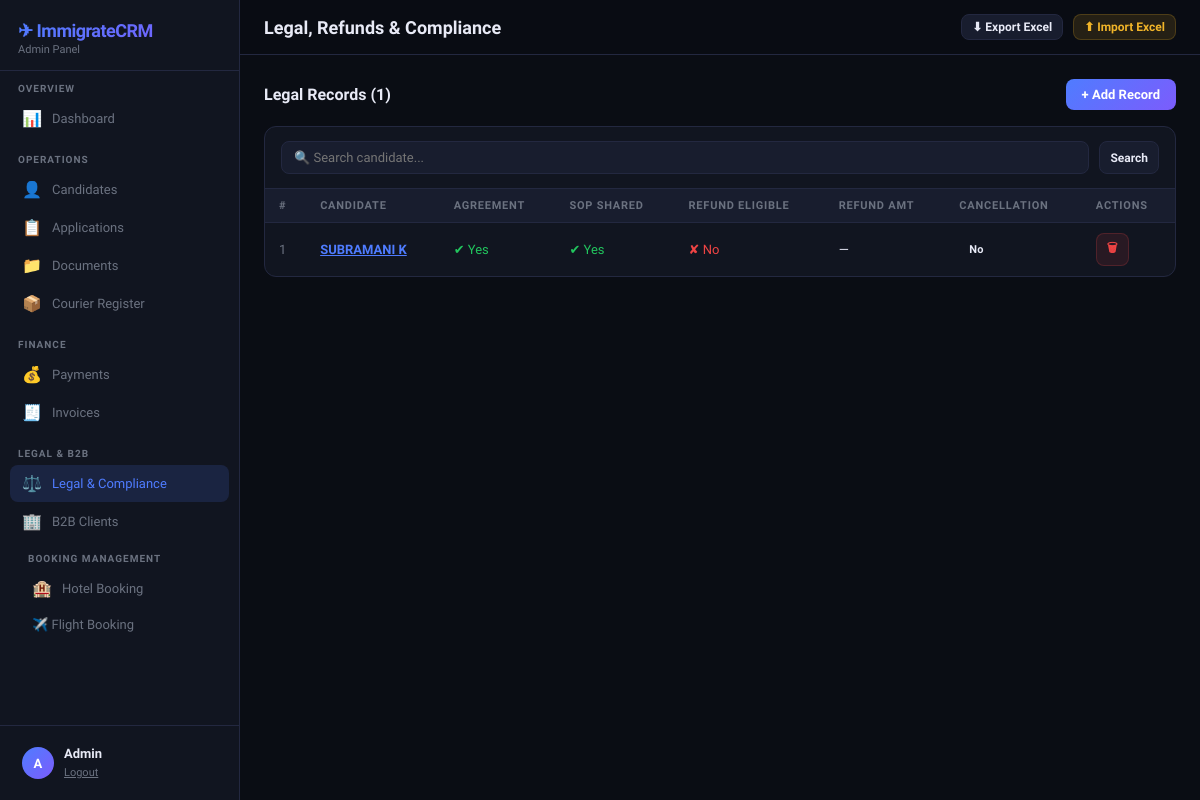
The page /legal/ (signed in) on the database its author committed.
### crm/models.py (models this page shows, shortened)
class LegalRecord(models.Model):
    CANCELLATION_CHOICES = [('No','No'),('Pending','Pending'),('Approved','Approved')]
    candidate = models.ForeignKey(Candidate, on_delete=models.CASCADE, related_name='legal_records')
    agreement_signed = models.BooleanField(default=False)
    sop_shared = models.BooleanField(default=False)
    terms_accepted = models.BooleanField(default=False)
    refund_eligible = models.BooleanField(default=False)
    refund_amount = models.DecimalField(max_digits=12, decimal_places=2, default=0)
    refund_date = models.DateField(null=True, blank=True)
    cancellation_status = models.CharField(max_length=20, choices=CANCELLATION_CHOICES, default='No')
    notes = models.TextField(blank=True)
    created_at = models.DateTimeField(auto_now_add=True)
    class Meta:
        ordering = ['-created_at']

class Candidate(models.Model):
    CANDIDATE_TYPE = [('New','New'),('Renewal','Renewal'),('Repeat','Repeat')]
    STATUS_CHOICES = [
        ('New','New'),('Documents Pending','Documents Pending'),
        ('Processing','Processing'),('Visa Applied','Visa Applied'),
        ('Approved','Approved'),('Ticket Booked','Ticket Booked'),
        ('Boarded','Boarded'),('Cancelled','Cancelled'),('Refunded','Refunded'),
    ]
    MEDICAL_CHOICES = [('Pending','Pending'),('Fit','Fit'),('Unfit','Unfit'),
                       ('Awaiting Report','Awaiting Report'),('Done','Done')]
    VISA_CHOICES = [('Not Applied','Not Applied'),('Applied','Applied'),
                    ('Approved','Approved'),('Rejected','Rejected'),('On Hold','On Hold')]
    TICKET_CHOICES = [('Not Booked','Not Booked'),('Booked','Booked'),
                      ('Confirmed','Confirmed'),('Cancelled','Cancelled')]
    RESUME_CHOICES = [('Not Received','Not Received'),('Received','Received'),('Uploaded','Uploaded')]
    PASSPORT_COPY_CHOICES = [('Not Received','Not Received'),('Soft Copy','Soft Copy'),
                             ('Original','Original'),('Both','Both')]
    OFFER_LETTER_CHOICES = [('Not Received','Not Received'),('Received','Received'),
                            ('Signed','Signed'),('Sent to Candidate','Sent to Candidate')]
    name = models.CharField(max_length=200)
    phone = models.CharField(max_length=20)
    passport_number = models.CharField(max_length=50, blank=True)
    country = models.CharField(max_length=100, blank=True)
    position = models.CharField(max_length=200, blank=True)
    experience = models.CharField(max_length=100, blank=True)
    status = models.CharField(max_length=30, choices=STATUS_CHOICES, default='New')
    medical_status = models.CharField(max_length=30, choices=MEDICAL_CHOICES, default='Pending')
    visa_status = models.CharField(max_length=30, choices=VISA_CHOICES, default='Not Applied')
    ticket_status = models.CharField(max_length=30, choices=TICKET_CHOICES, default='Not Booked')
    payment = models.DecimalField(max_digits=12, decimal_places=2, default=0)
    resume_status = models.CharField(max_length=30, choices=RESUME_CHOICES, default='Not Received')
    resume_file = models.FileField(upload_to='resumes/', blank=True, null=True)
    passport_copy_status = models.CharField(max_length=30, choices=PASSPORT_COPY_CHOICES, default='Not Received')
    passport_copy_file = models.FileField(upload_to='passports/', blank=True, null=True)
    offer_letter_status = models.CharField(max_length=30, choices=OFFER_LETTER_CHOICES, default='Not Received')
    offer_letter_file = models.FileField(upload_to='offer_letters/', blank=True, null=True)
    travel_date = models.DateField(null=True, blank=True)
    reference = models.CharField(max_length=200, blank=True)
    remarks = models.TextField(blank=True)
    followup_date = models.DateField(null=True, blank=True)
    staff_name = models.CharField(max_length=100, blank=True)
    registration_date = models.DateField(null=True, blank=True)
    candidate_type = models.CharField(max_length=20, choices=CANDIDATE_TYPE, default='New')
    created_at = models.DateTimeField(auto_now_add=True)
    updated_at = models.DateTimeField(auto_now=True)
    class Meta:
        ordering = ['-created_at']

### crm/views.py (the view)
# urls.py: path('legal/', views.legal, name='legal'),
@login_required
def legal(request):
    q = request.GET.get('q','')
    qs = LegalRecord.objects.select_related('candidate').all()
    if q:
        qs = qs.filter(candidate__name__icontains=q)
    form = LegalForm()
    return render(request, 'crm/legal.html', {'records': qs, 'form': form, 'q': q, 'page': 'legal'})

### crm/forms.py
class LegalForm(forms.ModelForm):
    class Meta:
        model = LegalRecord
        fields = ['candidate','agreement_signed','sop_shared','terms_accepted','refund_eligible','refund_amount','refund_date','cancellation_status','notes']
        widgets = {
            'refund_date': forms.DateInput(attrs={'type':'date'}),
            'notes': forms.Textarea(attrs={'rows':2}),
        }
    def __init__(self, *args, **kwargs):
        super().__init__(*args, **kwargs)
        for field in self.fields.values():
            field.required = False
        self.fields['candidate'].required = True

### crm/templates/crm/legal.html (shortened to what this page needs)
{% extends 'crm/base.html' %}
{% block page_title %}Legal, Refunds & Compliance{% endblock %}
{% block content %}
<div class="section-header">
  <div class="section-title">Legal Records ({{ records|length }})</div>
  <button class="btn btn-primary" onclick="document.getElementById('addLegalModal').style.display='flex'">+ Add Record</button>
</div>
<div class="table-card">
  <div class="table-toolbar">
    <form method="get" style="display:flex;gap:10px;flex:1;">
      <input class="search-input" name="q" value="{{ q }}" placeholder="🔍 Search candidate...">
      <button type="submit" class="btn btn-secondary btn-sm">Search</button>
    </form>
  </div>
  <div class="table-responsive">
    <table>
      <thead>
        <tr><th>#</th><th>Candidate</th><th>Agreement</th><th>SOP Shared</th><th>Refund Eligible</th><th>Refund Amt</th><th>Cancellation</th><th>Actions</th></tr>
      </thead>
      <tbody>
        {% for r in records %}
        <tr>
          <td class="text-muted">{{ forloop.counter }}</td>
          <td><a href="{% url 'candidate_view' r.candidate.pk %}" style="color:var(--accent);font-weight:600;">{{ r.candidate.name }}</a></td>
          <td>{% if r.agreement_signed %}<span class="yes-badge">✔ Yes</span>{% else %}<span class="no-badge">✘ No</span>{% endif %}</td>
          <td>{% if r.sop_shared %}<span class="yes-badge">✔ Yes</span>{% else %}<span class="no-badge">✘ No</span>{% endif %}</td>
          <td>{% if r.refund_eligible %}<span class="yes-badge">✔ Yes</span>{% else %}<span class="no-badge">✘ No</span>{% endif %}</td>
          <td>{% if r.refund_amount %}₹{{ r.refund_amount|floatformat:0 }}{% else %}—{% endif %}</td>
          <td><span class="badge badge-{{ r.cancellation_status|lower }}">{{ r.cancellation_status }}</span></td>
          <td><a href="{% url 'legal_delete' r.pk %}" class="btn btn-danger btn-sm"
               onclick="return confirm('Delete?')">🗑</a></td>
        </tr>
        {% empty %}
        <tr><td colspan="8"><div class="empty-state"><div class="empty-icon">⚖️</div><p>No legal records yet.</p></div></td></tr>
        {% endfor %}
      </tbody>
    </table>
  </div>
</div>
{% endblock %}

### crm/templates/crm/base.html (shortened to what this page needs)
{% load static %}
<!DOCTYPE html>
<html lang="en">
<head>
<link rel="stylesheet" href="{% static 'crm/css/style.css' %}">
</head>
<body>
<div class="app-shell">
  <div class="sidebar">
    <div class="sidebar-header">
      <div class="sidebar-brand">✈ ImmigrateCRM</div>
      <div class="sidebar-role">{{ request.user.username|title }} Panel</div>
    </div>
    <div class="nav-section">
      <div class="nav-label">Overview</div>
      <a href="{% url 'dashboard' %}" class="nav-item {% if page == 'dashboard' %}active{% endif %}">
        <span class="nav-icon">📊</span>Dashboard
      </a>
    </div>
    <div class="nav-section">
      <div class="nav-label">Operations</div>
      <a href="{% url 'candidates' %}" class="nav-item {% if page == 'candidates' %}active{% endif %}">
        <span class="nav-icon">👤</span>Candidates
      </a>
      <a href="{% url 'applications' %}" class="nav-item {% if page == 'applications' %}active{% endif %}">
        <span class="nav-icon">📋</span>Applications
      </a>
      <a href="{% url 'documents' %}" class="nav-item {% if page == 'documents' %}active{% endif %}">
        <span class="nav-icon">📁</span>Documents
      </a>
      <a href="{% url 'courier' %}" class="nav-item {% if page == 'courier' %}active{% endif %}">
        <span class="nav-icon">📦</span>Courier Register
      </a>
    </div>
    <div class="nav-section">
      <div class="nav-label">Finance</div>
      <a href="{% url 'payments' %}" class="nav-item {% if page == 'payments' %}active{% endif %}">
        <span class="nav-icon">💰</span>Payments
      </a>
      <a href="{% url 'invoices' %}" class="nav-item {% if page == 'invoices' %}active{% endif %}">
        <span class="nav-icon">🧾</span>Invoices
      </a>
    </div>
    <div class="nav-section">
      <div class="nav-label">Legal & B2B</div>
      <a href="{% url 'legal' %}" class="nav-item {% if page == 'legal' %}active{% endif %}">
        <span class="nav-icon">⚖️</span>Legal & Compliance
      </a>
      <a href="{% url 'b2b' %}" class="nav-item {% if page == 'b2b' %}active{% endif %}">
        <span class="nav-icon">🏢</span>B2B Clients
      </a>
    <div class="nav-section">
<div class="nav-label">
Booking Management
</div>
<a href="{% url 'hotel' %}"
class="nav-item {% if page == 'hotel' %}active{% endif %}">
<span class="nav-icon">
🏨
</span>
Hotel Booking
</a>
<a href="{% url 'flight' %}"
class="nav-item sub">
✈️ Flight Booking
</a>
</div>
    </div>
    <div class="sidebar-footer">
      <div class="user-info">
        <div class="user-avatar">{{ request.user.username|slice:":1"|upper }}</div>
        <div>
          <div class="user-name">{{ request.user.username|title }}</div>
          <a href="{% url 'logout' %}" style="font-size:11px;color:var(--muted);">Logout</a>
        </div>
      </div>
    </div>
  </div>
  <div class="main-content">
    <div class="topbar">
      <div class="topbar-title">{% block page_title %}Dashboard{% endblock %}</div>
      <div class="topbar-actions">
        <a href="{% url 'export_excel' %}" class="btn btn-secondary btn-sm">⬇ Export Excel</a>
        <form method="post" action="{% url 'import_excel' %}" enctype="multipart/form-data" style="display:inline">
          <label class="btn btn-warning btn-sm" style="cursor:pointer">
            ⬆ Import Excel
          </label>
        </form>
      </div>
    </div>
    <div class="page-content">
      {% block content %}{% endblock %}
    </div>
  </div>
</div>
</body>
</html>

### crm/static/crm/css/style.css (style rules this page uses)
:root { --bg: #0a0d14; --surface: #111520; --surface2: #181d2e; --border: #232840; --accent: #4f7cff; --accent2: #7c5cfc; --gold: #f0b429; --green: #22c55e; --red: #ef4444; --amber: #f59e0b; --text: #e8eaf6; --muted: #6b7280; --radius: 12px; --shadow: 0 8px 32px rgba(0,0,0,0.4); }
* { margin:0;padding:0;box-sizing:border-box; }
body { font-family:'Sora',sans-serif;background:var(--bg);color:var(--text);min-height:100vh; }
.btn { padding:8px 16px;border-radius:8px;border:none;font-family:'Sora',sans-serif; font-size:13px;font-weight:600;cursor:pointer;transition:all .15s; display:inline-flex;align-items:center;gap:6px;text-decoration:none; }
.btn-sm { padding:5px 10px;font-size:12px; }
.btn-primary { background:linear-gradient(135deg,var(--accent),var(--accent2));color:#fff; }
.btn-secondary { background:var(--surface2);color:var(--text);border:1px solid var(--border); }
.btn-danger { background:rgba(239,68,68,.1);color:var(--red);border:1px solid rgba(239,68,68,.2); }
.btn-warning { background:rgba(240,180,41,.12);color:var(--gold);border:1px solid rgba(240,180,41,.2); }
.app-shell { display:flex;height:100vh;overflow:hidden; }
.sidebar { width:240px;min-width:240px;background:var(--surface);border-right:1px solid var(--border); display:flex;flex-direction:column;overflow-y:auto; }
.sidebar-header { padding:20px 18px 14px;border-bottom:1px solid var(--border); }
.sidebar-brand { font-size:18px;font-weight:800;letter-spacing:-.5px; background:linear-gradient(135deg,#4f7cff,#7c5cfc);-webkit-background-clip:text;-webkit-text-fill-color:transparent; }
.sidebar-role { font-size:11px;color:var(--muted);margin-top:2px; }
.nav-section { padding:12px 10px 4px; }
.nav-label { font-size:10px;font-weight:700;color:var(--muted);letter-spacing:.1em;text-transform:uppercase;padding:0 8px 6px; }
.nav-item { display:flex;align-items:center;gap:10px;padding:9px 12px;border-radius:8px; cursor:pointer;font-size:13px;font-weight:500;color:var(--muted); transition:all .15s;margin-bottom:1px;text-decoration:none; }
.nav-item.active { background:rgba(79,124,255,.15);color:var(--accent); }
.nav-item .nav-icon { font-size:16px;width:20px;text-align:center; }
.sidebar-footer { margin-top:auto;padding:12px 10px;border-top:1px solid var(--border); }
.user-info { display:flex;align-items:center;gap:10px;padding:8px 12px; }
.user-avatar { width:32px;height:32px;background:linear-gradient(135deg,var(--accent),var(--accent2)); border-radius:50%;display:flex;align-items:center;justify-content:center;font-size:13px;font-weight:700;color:#fff; }
.user-name { font-size:13px;font-weight:600; }
.main-content { flex:1;overflow-y:auto;background:var(--bg); }
.topbar { position:sticky;top:0;z-index:10;background:rgba(10,13,20,.95); backdrop-filter:blur(10px);border-bottom:1px solid var(--border); padding:14px 24px;display:flex;align-items:center;justify-content:space-between; }
.topbar-title { font-size:18px;font-weight:700; }
.topbar-actions { display:flex;gap:10px;align-items:center; }
.page-content { padding:24px; }
.section-header { display:flex;align-items:center;justify-content:space-between;margin-bottom:16px; }
.section-title { font-size:16px;font-weight:700; }
.table-card { background:var(--surface);border:1px solid var(--border);border-radius:var(--radius);overflow:hidden; }
.table-toolbar { padding:14px 16px;display:flex;gap:10px;align-items:center;border-bottom:1px solid var(--border);flex-wrap:wrap; }
.search-input { flex:1;min-width:200px;background:var(--surface2);border:1px solid var(--border); border-radius:8px;padding:8px 12px;color:var(--text);font-family:'Sora',sans-serif;font-size:13px;outline:none; }
.table-responsive { overflow-x:auto; }
table { width:100%;border-collapse:collapse; }
th { background:var(--surface2);font-size:11px;font-weight:700;color:var(--muted); text-transform:uppercase;letter-spacing:.07em;padding:10px 14px;text-align:left; border-bottom:1px solid var(--border);white-space:nowrap; }
td { padding:10px 14px;font-size:13px;border-bottom:1px solid rgba(35,40,64,.5);vertical-align:middle; }
tr:last-child td { border-bottom:none; }
.badge { display:inline-flex;align-items:center;padding:3px 10px;border-radius:999px;font-size:11px;font-weight:600;white-space:nowrap; }
.yes-badge { color:var(--green); }
.no-badge { color:var(--red); }
.text-muted { color:var(--muted); }

### rows shown on the page
LegalRecord: candidate.name "SUBRAMANI K", agreement_signed "✔ Yes", sop_shared "✔ Yes", refund_eligible "✘ No", cancellation_status "No"

### other values the page prints
{{ request.user.username|title }} "Admin"
{{ request.user.username|slice:":1"|upper }} "A"
{{ records|length }} "1"
